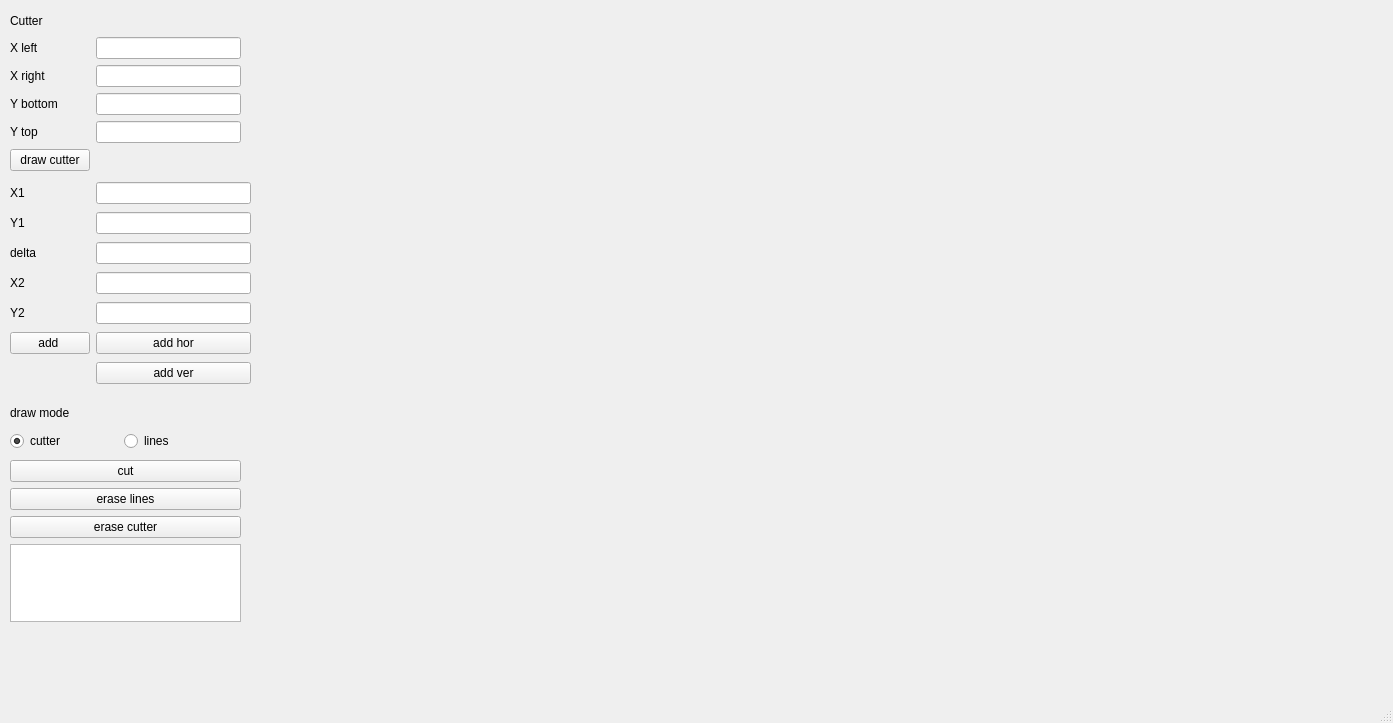
<?xml version="1.0" encoding="UTF-8"?>
<ui version="4.0">
 <class>Viewer</class>
 <widget class="QMainWindow" name="Viewer">
  <property name="geometry">
   <rect>
    <x>0</x>
    <y>0</y>
    <width>1393</width>
    <height>723</height>
   </rect>
  </property>
  <property name="windowTitle">
   <string>Viewer</string>
  </property>
  <widget class="QWidget" name="centralwidget">
   <widget class="QWidget" name="gridLayoutWidget">
    <property name="geometry">
     <rect>
      <x>10</x>
      <y>10</y>
      <width>231</width>
      <height>161</height>
     </rect>
    </property>
    <layout class="QGridLayout" name="gridLayout">
     <item row="2" column="0">
      <widget class="QLabel" name="label_2">
       <property name="text">
        <string>X right</string>
       </property>
      </widget>
     </item>
     <item row="1" column="0">
      <widget class="QLabel" name="label">
       <property name="text">
        <string>X left</string>
       </property>
      </widget>
     </item>
     <item row="3" column="0">
      <widget class="QLabel" name="label_3">
       <property name="text">
        <string>Y bottom</string>
       </property>
      </widget>
     </item>
     <item row="2" column="1">
      <widget class="QLineEdit" name="cutter_xright_text"/>
     </item>
     <item row="4" column="1">
      <widget class="QLineEdit" name="cutter_ytop_text"/>
     </item>
     <item row="1" column="1">
      <widget class="QLineEdit" name="cutter_xleft_text"/>
     </item>
     <item row="4" column="0">
      <widget class="QLabel" name="label_4">
       <property name="text">
        <string>Y top</string>
       </property>
      </widget>
     </item>
     <item row="3" column="1">
      <widget class="QLineEdit" name="cutter_ybottom_text"/>
     </item>
     <item row="0" column="0">
      <widget class="QLabel" name="label_5">
       <property name="text">
        <string>Cutter</string>
       </property>
      </widget>
     </item>
     <item row="5" column="0">
      <widget class="QPushButton" name="draw_cutter_but">
       <property name="text">
        <string>draw cutter</string>
       </property>
      </widget>
     </item>
    </layout>
   </widget>
   <widget class="QWidget" name="gridLayoutWidget_3">
    <property name="geometry">
     <rect>
      <x>10</x>
      <y>460</y>
      <width>231</width>
      <height>162</height>
     </rect>
    </property>
    <layout class="QGridLayout" name="gridLayout_3">
     <item row="3" column="0">
      <widget class="QPushButton" name="erase_cutter_but">
       <property name="text">
        <string>erase cutter</string>
       </property>
      </widget>
     </item>
     <item row="1" column="0">
      <widget class="QPushButton" name="cut_but">
       <property name="text">
        <string>cut</string>
       </property>
      </widget>
     </item>
     <item row="2" column="0">
      <widget class="QPushButton" name="erase_lines_but">
       <property name="text">
        <string>erase lines</string>
       </property>
      </widget>
     </item>
     <item row="4" column="0">
      <widget class="QTextEdit" name="error_text"/>
     </item>
    </layout>
   </widget>
   <widget class="QWidget" name="gridLayoutWidget_4">
    <property name="geometry">
     <rect>
      <x>10</x>
      <y>180</y>
      <width>241</width>
      <height>206</height>
     </rect>
    </property>
    <layout class="QGridLayout" name="gridLayout_4">
     <item row="0" column="0">
      <widget class="QLabel" name="label_10">
       <property name="text">
        <string>X1</string>
       </property>
      </widget>
     </item>
     <item row="3" column="0">
      <widget class="QLabel" name="label_8">
       <property name="text">
        <string>X2</string>
       </property>
      </widget>
     </item>
     <item row="3" column="1">
      <widget class="QLineEdit" name="line_x2_text"/>
     </item>
     <item row="0" column="1">
      <widget class="QLineEdit" name="line_x1_text"/>
     </item>
     <item row="1" column="1">
      <widget class="QLineEdit" name="line_y1_text"/>
     </item>
     <item row="2" column="1">
      <widget class="QLineEdit" name="line_delta_text"/>
     </item>
     <item row="1" column="0">
      <widget class="QLabel" name="label_11">
       <property name="text">
        <string>Y1</string>
       </property>
      </widget>
     </item>
     <item row="2" column="0">
      <widget class="QLabel" name="label_12">
       <property name="text">
        <string>delta</string>
       </property>
      </widget>
     </item>
     <item row="4" column="0">
      <widget class="QLabel" name="label_9">
       <property name="text">
        <string>Y2</string>
       </property>
      </widget>
     </item>
     <item row="4" column="1">
      <widget class="QLineEdit" name="line_y2_text"/>
     </item>
     <item row="6" column="1">
      <widget class="QPushButton" name="add_ver_line_but">
       <property name="text">
        <string>add ver</string>
       </property>
      </widget>
     </item>
     <item row="5" column="0">
      <widget class="QPushButton" name="add_line_but">
       <property name="text">
        <string>add </string>
       </property>
      </widget>
     </item>
     <item row="5" column="1">
      <widget class="QPushButton" name="add_hor_line_but">
       <property name="text">
        <string>add hor</string>
       </property>
      </widget>
     </item>
    </layout>
   </widget>
   <widget class="QWidget" name="gridLayoutWidget_2">
    <property name="geometry">
     <rect>
      <x>10</x>
      <y>400</y>
      <width>221</width>
      <height>51</height>
     </rect>
    </property>
    <layout class="QGridLayout" name="gridLayout_2">
     <item row="0" column="0">
      <widget class="QLabel" name="label_6">
       <property name="text">
        <string>draw mode</string>
       </property>
      </widget>
     </item>
     <item row="1" column="2">
      <widget class="QRadioButton" name="lines_mode_but">
       <property name="text">
        <string>lines</string>
       </property>
      </widget>
     </item>
     <item row="1" column="0">
      <widget class="QRadioButton" name="cutter_mode_but">
       <property name="text">
        <string>cutter</string>
       </property>
       <property name="checked">
        <bool>true</bool>
       </property>
      </widget>
     </item>
    </layout>
   </widget>
  </widget>
  <widget class="QMenuBar" name="menubar">
   <property name="geometry">
    <rect>
     <x>0</x>
     <y>0</y>
     <width>1393</width>
     <height>21</height>
    </rect>
   </property>
  </widget>
  <widget class="QStatusBar" name="statusbar"/>
 </widget>
 <resources/>
 <connections/>
</ui>
